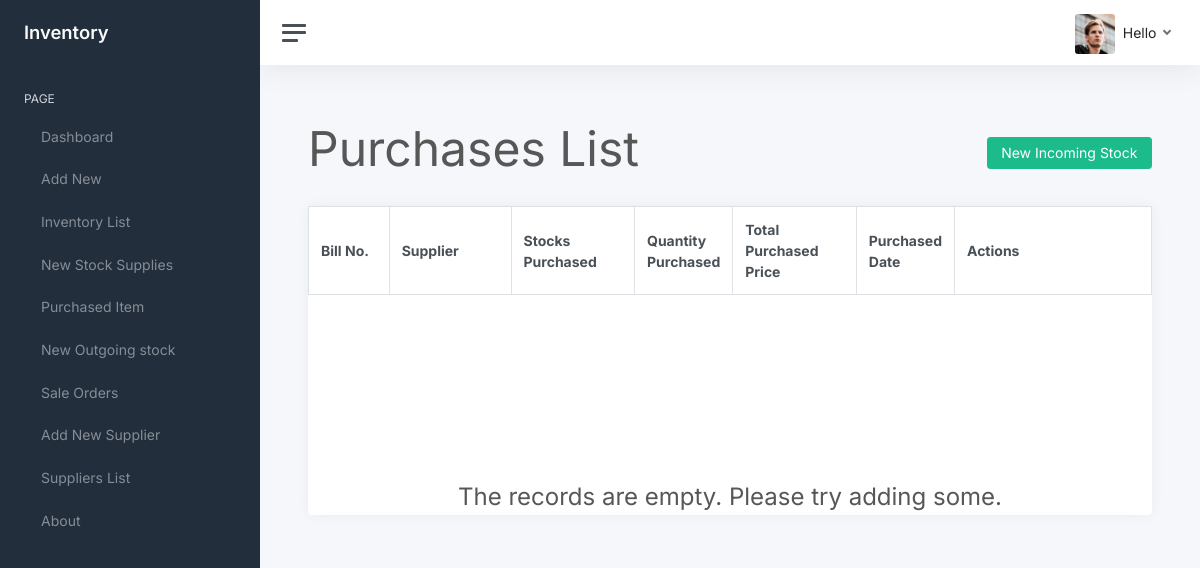
Page /transactions/purchases/ on the earlier database version.
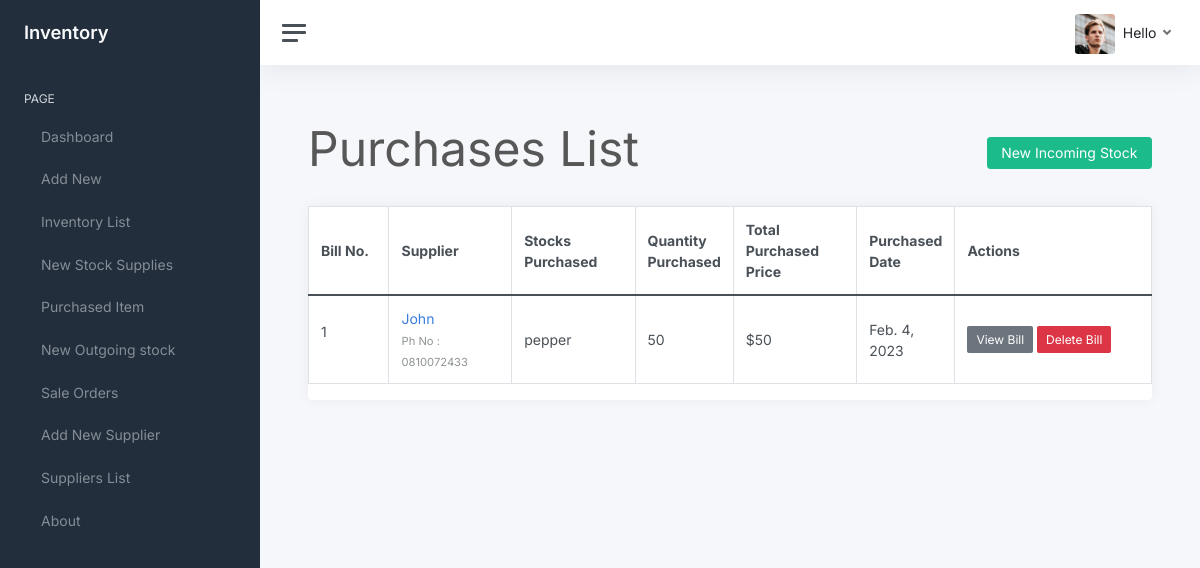
Same page on the later database version.
### transactions/views.py (the view)
class PurchaseView(ListView):
    model = PurchaseBill
    template_name = "temp3/purchaselist.html"
    context_object_name = 'bills'
    ordering = ['-time']
    paginate_by = 10

### transactions/templates/temp3/purchaselist.html (shortened to what this page needs)
{% extends 'temp3/base.html' %}
 {% block main_content %}
 <main class="content">
    <div class="row" style="color: #575757; font-style: bold; font-size: 3rem;">
        <div class="col-md-8">Purchases List</div>
        <div class="col-md-4">
            <div style="float:right;"> <a class="btn btn-success" href="{% url 'select-supplier' %}">New Incoming Stock</a> </div>
        </div>
    </div>
    <br>
    <div class="card">
    <table class="table table-css table-hover table-bordered">
        <thead class="thead-dark align-middle">
            <tr>
                <th width="10%">Bill No.</th>
                <th width="15%">Supplier</th>
                <th width="15%">Stocks Purchased</th>
                <th width="10%">Quantity Purchased</th>
                <th width="15%">Total Purchased Price</th>
                <th width="10%">Purchased Date</th>
                <th width="25%">Actions</th>
            </tr>
        </thead>
{% if bills %}
        <tbody>
            {% for purchase in bills %}
            <tr>
                <td class="align-middle"> <p>{{ purchase.billno }}</p> </td>
                <td class="">
                    {% if purchase.supplier.is_deleted %}
                        {{ purchase.supplier }}<br>
                    {% else %}
                        <a href="{% url 'supplier' purchase.supplier.name %}">{{ purchase.supplier }}</a> <br>
                    {% endif %}
                    <small style="color: #909494">Ph No : {{ purchase.supplier.phone }}</small>
                </td>
                <td class="align-middle">{% for item in purchase.get_items_list %} {{ item.stock.name }} <br> {% endfor %}</td>
                <td class="align-middle">{% for item in purchase.get_items_list %} {{ item.quantity }} <br> {% endfor %}</td>
                <td class="align-middle">${{ purchase.get_total_price }}</td>
                <td class="align-middle">{{ purchase.time.date }}</td>
                <td class="align-middle"> <a href="{% url 'purchase-bill' purchase.billno %}" class="btn btn-secondary btn-sm">View Bill</a> <a href="{% url 'delete-purchase' purchase.pk %}" class="btn btn-danger btn-sm">Delete Bill</a> </td>
            </tr>
            {% endfor %}
        </tbody>
    </table>
</div>
{% else %}
    </table>
    <br><br><br><br><br><br><br><br>
    <div style="color: #575757; font-style: bold; font-size: 1.5rem; text-align: center;">The records are empty. Please try adding some.</div>
{% endif %}
 </main>
 {% endblock main_content %}

Differences in the rows shown:
added PurchaseBill: billno "1", supplier "John", supplier.phone "0810072433", get_total_price "50", time "Feb. 4, 2023"
added PurchaseItem: stock.name "pepper", quantity "50"
Other differences:
text no longer shown: "The records are empty. Please try adding some."
